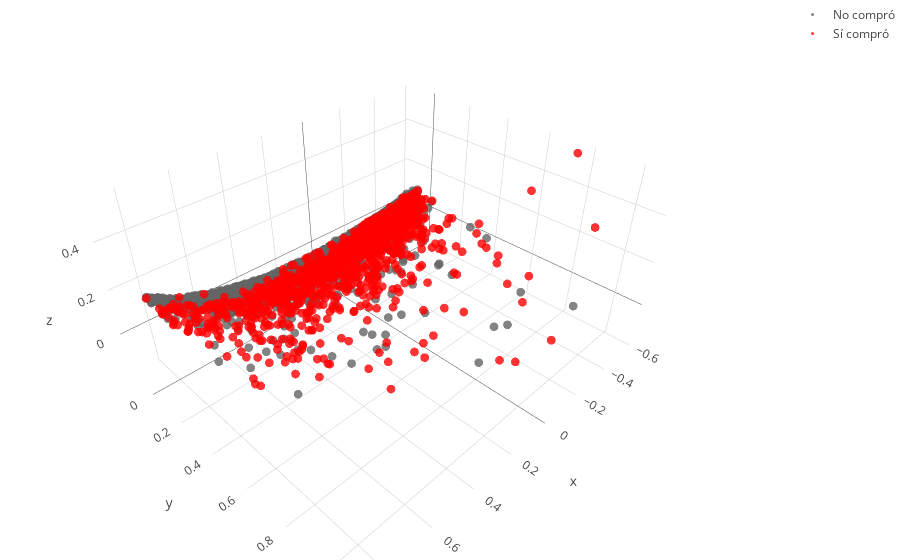

The cell this chart's notebook holds for it:
### Code cell
# Vamos a pasar los y=0 por un lado y los y=1 para poder diferenciarlos con un marcador

trace0= (go.Scatter3d(
    x= features_0[:,0],
    y= features_0[:,1],
    z= features_0[:,2],
    mode='markers',
    marker=dict(color='rgb(100, 100, 100)', size=3),
    opacity=0.8,
    name='No compró'))



trace1= (go.Scatter3d(
    x= features_1[:,0],
    y= features_1[:,1],
    z= features_1[:,2],
    mode='markers',
    marker=dict(color='rgb(255, 0, 0)', size=3),
    opacity=0.8,
    name='Sí compró'))

data = [trace0, trace1]
layout = go.Layout(
    margin=dict(
        l=0,
        r=0,
        b=0,
        t=0
    )
)
    
fig = go.Figure(data=data, layout=layout)
py.iplot(fig, filename='simple-3d-scatter')

### Figure 1 — Plotly figure (JSON) as saved in the notebook; plotly's stock layout.template omitted (floating-point values rounded to 4 significant figures; data arrays with more than 128 entries replaced by an {"elided": "..."} marker saying what was removed)
{"data": [{"marker": {"color": "rgb(100, 100, 100)", "size": 3}, "mode": "markers", "name": "No compró", "opacity": 0.8, "type": "scatter3d", "x": {"elided": "1687 float values"}, "y": {"elided": "1687 float values"}, "z": {"elided": "1687 float values"}}, {"marker": {"color": "rgb(255, 0, 0)", "size": 3}, "mode": "markers", "name": "Sí compró", "opacity": 0.8, "type": "scatter3d", "x": {"elided": "1313 float values"}, "y": {"elided": "1313 float values"}, "z": {"elided": "1313 float values"}}], "layout": {"margin": {"b": 0, "l": 0, "r": 0, "t": 0}}}
